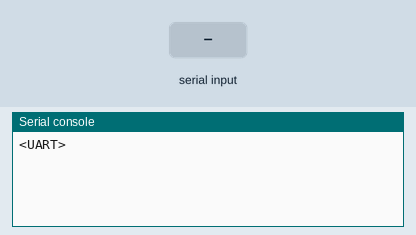
A program run on a simulated ESP32 board running MicroPython. Shown: the last lines printed to the serial console. The test bench sets the inputs (shaded band).

Above: at 1.2 s.
1.3 s: "0" received over the second serial link
At 2.4 s:
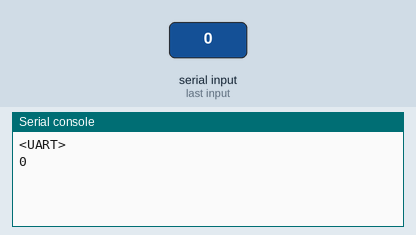
2.8 s: "1" received over the second serial link
At 3.5 s:
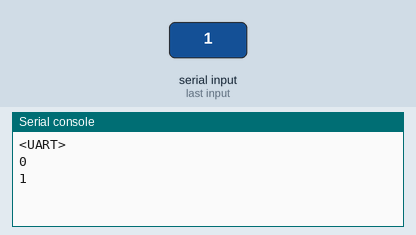

Measured:
- after the input at 1.3 s, the serial console: prints a new line at once (image 1)
- after the input at 2.8 s, the serial console: prints a new line at once (image 2)

The program:

ESP32_UART_RX.py
```python
# ************************************************
# * Arquivo : main.py                            *
# * Nome : Protocolo UART ESP32 // RX            *
# * Autor : Gabriel Monteiro Magan               *
# * E-mail : gabrielmagan2@gmail.com             *
# * Data : 26/06/2022                            *
# * Versão : 1                                   *
# ************************************************

# ***************** bibliotecas ******************
import machine
# ************************************************

# ****************** variaveis *******************
uart = machine.UART(2, 115200)
print(uart)
# ************************************************

# ************** leitura de dados ****************
while True:
    if uart.any() > 0:
        bits = uart.read()
        if bits == b'0':
            print("0")
        elif bits == b'1':
            print("1")
        elif bits == b'2':
            print("2")
        elif bits == b'3':
            print("3")
        elif bits == b'4':
            print("4")
        elif bits == b'5':
            print("5")
# ************************************************
```
